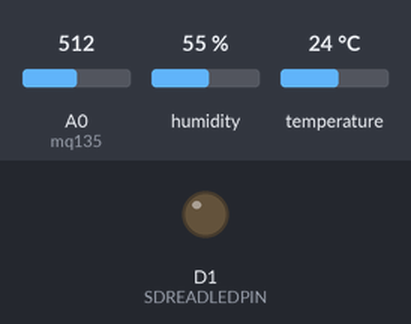
A sketch run on a simulated ESP8266 (NodeMCU). Parts: output pins drawn as LEDs (lit = HIGH). The test bench sets the inputs (shaded band); at power-on: A0 (mq135) = 512, humidity 55 %, temperature 24 °C. WiFi joins after 1.5 s; servers stay silent unless stated; network time is answered at once with the bench clock; the local clock reads 2024-03-15 10:24:30 at power-on unless the sketch sets it; storage starts empty; what the sketch prints to the serial monitor is not drawn.

Above: at 2.0 s.
At 3.0 s:
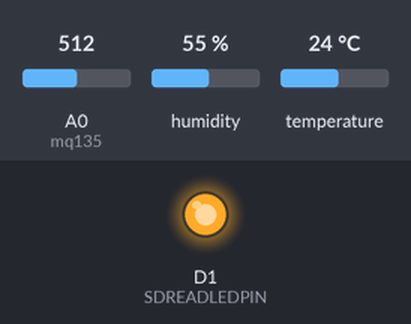
Timing chart, 0 to 6.7 s (numbered marks = the images above):
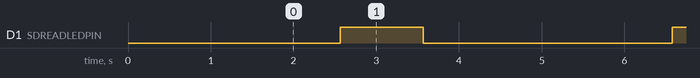

The sketch:

Nodemcu_Datalogger.ino
```cpp
/*feel free to contact
 * sreeramaj53@gmail.com
 * www.youtube.com/ZenoModiff
 * last updated - time 09:16 AM - date 25 may 2021
 Github Link :-- https://github.com/Zenomodiff/Nodemcu-Datalogger-With-DHT22-MQ135-NTP-Time-Saving-It-To-Sd-Card
 */

#include "SPI.h"
#include "SD.h"
#include "DHT.h"
#include <ESP8266WiFi.h>
#include <NTPClient.h>
#include <WiFiUdp.h>

#define DHTPIN D2
#define DHTYPE DHT22

const int chipSelect = D8;
const int mq135 = A0;
DHT dht(DHTPIN, DHTYPE);

const char *ssid     = "PASTE SSID NAME";
const char *password = "PASTE PASSWORD";

WiFiUDP ntpUDP;
NTPClient timeClient(ntpUDP, "pool.ntp.org");

#define SDREADLEDPIN D1

String weekDays[7]={"Sunday", "Monday", "Tuesday", "Wednesday", "Thursday", "Friday", "Saturday"};
String months[12]={"January", "February", "March", "April", "May", "June", "July", "August", "September", "October", "November", "December"};

float m = -0.6527;
float b = 1.30;
float R0 = 21.91;

void setup() {

  pinMode(mq135, INPUT);
  Serial.begin(115200);

  pinMode(SDREADLEDPIN, OUTPUT);
  digitalWrite(SDREADLEDPIN, LOW);

    while (!Serial) {
  }

  if (!SD.begin(chipSelect)) {
    Serial.println("Initialization failed!");
    while (1);
  }

  dht.begin();

  Serial.print("Connecting to ");
  Serial.println(ssid);
  WiFi.begin(ssid, password);
  while (WiFi.status() != WL_CONNECTED) {
    delay(500);
    Serial.print(".");
  }

  timeClient.begin();
  timeClient.setTimeOffset(19786);
}

void loop() {

  timeClient.update();

  double mq135_value = analogRead(mq135);
  float h = dht.readHumidity();
  float t = dht.readTemperature();
  unsigned long epochTime = timeClient.getEpochTime();
  String formattedTime = timeClient.getFormattedTime();
  int currentHour = timeClient.getHours();
  int currentMinute = timeClient.getMinutes();
  int currentSecond = timeClient.getSeconds();
  String weekDay = weekDays[timeClient.getDay()];
  struct tm *ptm = gmtime ((time_t *)&epochTime);
  int monthDay = ptm->tm_mday;
  int currentMonth = ptm->tm_mon+1;
  String currentMonthName = months[currentMonth-1];
  int currentYear = ptm->tm_year+1900;
  String currentDate = String(currentYear) + "-" + String(currentMonth) + "-" + String(monthDay);

  String fullstring = String(weekDay) + "," + String(currentMonthName) + "," + String(monthDay)+ "," + String(currentYear)   + "," +
  String(currentHour) + "," + String(currentMinute) + "," + String(currentSecond) + "," +
  String(t) + "," + String(h) + (",") + String(mq135_value);

  Serial.print("Full Data: ");
  Serial.println(fullstring);
  Serial.println("");
  delay(1000);

  File dataFile = SD.open("datalog.txt", FILE_WRITE);
  digitalWrite(SDREADLEDPIN, HIGH);
  if (dataFile) {
    dataFile.println(fullstring);
    dataFile.close();
    delay(1000);
    digitalWrite(SDREADLEDPIN, LOW);
  }

  else {
    Serial.println("error opening datalog.txt");
  }
  delay(2000);
}
```

Measured:
- by itself, D1 (SDREADLEDPIN): alternates HIGH for 1.0 s and LOW for 3.0 s
